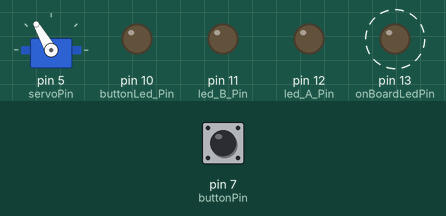
Bench run of a sketch on a simulated Arduino Uno, built with avr-gcc and run on an emulated ATmega328P. Parts: servo, output pins drawn as LEDs (lit = HIGH). Dashed ring = blinking. Inputs (shaded band) come from the test bench; at power-on: pin 7 (buttonPin) HIGH. What the sketch prints to the serial monitor is not drawn.

Above: at 1.25 s.
1.3 s: pin 7 (buttonPin) pulled LOW for 1 s
At 2.96 s:
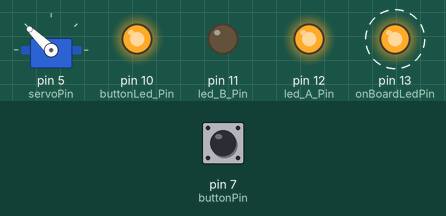
4.3 s: pin 7 (buttonPin) pulled LOW for 0.15 s
At 4.94 s:
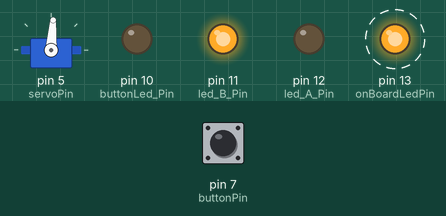
7.3 s: pin 7 (buttonPin) pulled LOW for 3.2 s
At 7.61 s:
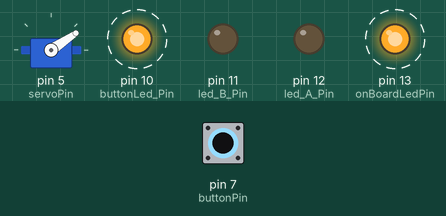
12.0 s: pin 7 (buttonPin) pulled LOW for 1 s
At 14.98 s:
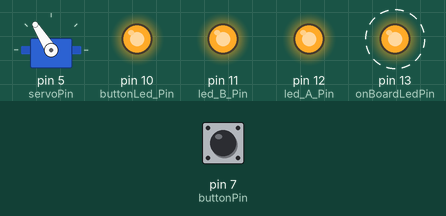
15.0 s: pin 7 (buttonPin) pulled LOW for 0.15 s
At 16.94 s:
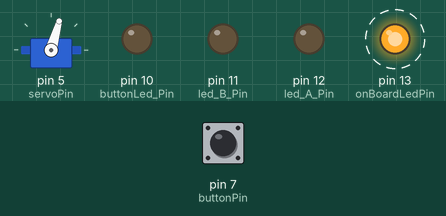
18.1 s: pin 7 (buttonPin) pulled LOW for 3.2 s
At 19.79 s:
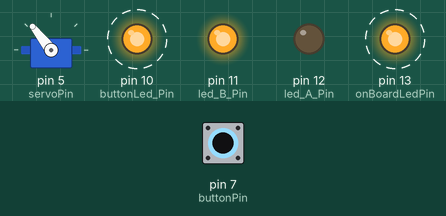
Timing chart, 0 to 26.0 s (numbered marks = the images above; inputs shaded):
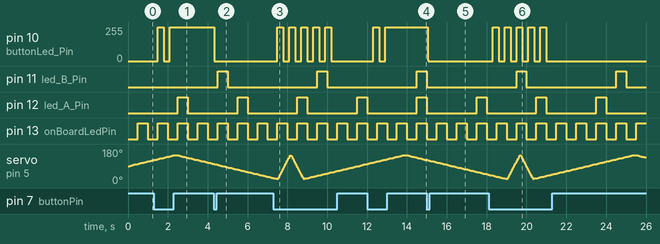

Measured:
- after the input at 1.3 s, pin 10 (buttonLed_Pin): 0/255 → 255/255 after 0.20 s, → 0/255 0.30 s later, → 255/255 0.30 s later
- after the input at 4.3 s, pin 10 (buttonLed_Pin): 255/255 → 0/255 at once
- after the input at 7.3 s, pin 10 (buttonLed_Pin): alternates 255/255 for 0.30 s and 0/255 for 0.30 s, 10 changes in all, then stays 0/255, starting after 0.20 s
- after the input at 12.0 s, pin 10 (buttonLed_Pin): 0/255 → 255/255 after 0.30 s, → 0/255 0.30 s later, → 255/255 0.30 s later
- after the input at 15.0 s, pin 10 (buttonLed_Pin): 255/255 → 0/255 at once
- after the input at 18.1 s, pin 10 (buttonLed_Pin): alternates 255/255 for 0.30 s and 0/255 for 0.30 s, 10 changes in all, then stays 0/255, starting after 0.20 s
- by itself, pin 11 (led_B_Pin): alternates HIGH for 0.50 s and LOW for 4.5 s
- by itself, pin 12 (led_A_Pin): alternates HIGH for 0.50 s and LOW for 2.5 s

The sketch:

SeveralThingsAtTheSameTimeRev1.ino
```cpp
// SeveralThingsAtTheSameTime.ino

// An expansion of the BlinkWithoutDelay concept to illustrate how a script
//  can appear to do several things at the same time

// this sketch does the following
//    it blinks the onboard LED (as in the blinkWithoutDelay sketch)
//    it blinks two external LEDs (LedA and LedB) that are connected to pins 12 and 11.
//    it turns another Led (buttonLed connected to pin 10) on or off whenever a button
//       connected to pin 7 is pressed
//    it sweeps a servo (connected to pin 5) back and forth at different speeds


//  One leg of each LED should be connected to the relevant pin and the other leg should be connected to a
//   resistor of 470 ohms or more and the other end of the resistor to the Arduino GND.
//   If the LED doesn't light its probably connected the wrong way round.

//  On my Uno and Mega the "button" is just a piece of wire inserted into pin 7.
//   Touching the end of the wire with a moist finger is sufficient to cause the switching action
//   Of course a proper press-on-release-off button switch could also be used!

//  The Arduino is not capable of supplying enough 5v power to operate a servo
//    The servo should have it's own power supply and the power supply Ground should
//      be connected to the Arduino Ground.

// The sketch is written to illustrate a few different programming features.
//    The use of many functions with short pieces of code.
//       Short pieces of code are much easier to follow and debug
//    The use of variables to record the state of something (e.g. onBoardLedState) as a means to
//       enable the different functions to determine what to do.
//    The use of millis() to manage the timing of activities
//    The definition of all numbers used by the program at the top of the sketch where
//       they can easily be found if they need to be changed


//========================================

// ----------LIBRARIES--------------

#include <Servo.h>

// --------CONSTANTS (won't change)---------------

const int onBoardLedPin =  13;      // the pin numbers for the LEDs
const int led_A_Pin = 12;
const int led_B_Pin = 11;
const int buttonLed_Pin = 10;

const int buttonPin = 7; // the pin number for the button

const int servoPin = 5; // the pin number for the servo signal

const int onBoardLedInterval = 500; // number of millisecs between blinks
const int led_A_Interval = 2500;
const int led_B_Interval = 4500;

const int blinkDuration = 500; // number of millisecs that Led's are on - all three leds use this

const int buttonInterval = 300; // number of millisecs between button readings

const int servoMinDegrees = 20; // the limits to servo movement
const int servoMaxDegrees = 150;


//------------ VARIABLES (will change)---------------------

byte onBoardLedState = LOW;             // used to record whether the LEDs are on or off
byte led_A_State = LOW;           //   LOW = off
byte led_B_State = LOW;
byte buttonLed_State = LOW;

Servo myservo;  // create servo object to control a servo

int servoPosition = 90;     // the current angle of the servo - starting at 90.
int servoSlowInterval = 80; // millisecs between servo moves
int servoFastInterval = 10;
int servoInterval = servoSlowInterval; // initial millisecs between servo moves
int servoDegrees = 2;       // amount servo moves at each step
                            //    will be changed to negative value for movement in the other direction

unsigned long currentMillis = 0;    // stores the value of millis() in each iteration of loop()
unsigned long previousOnBoardLedMillis = 0;   // will store last time the LED was updated
unsigned long previousLed_A_Millis = 0;
unsigned long previousLed_B_Millis = 0;

unsigned long previousButtonMillis = 0; // time when button press last checked

unsigned long previousServoMillis = 0; // the time when the servo was last moved


//========================================

void setup() {

  Serial.begin(9600);
  Serial.println("Starting SeveralThingsAtTheSameTimeRev1.ino");  // so we know what sketch is running

      // set the Led pins as output:
  pinMode(onBoardLedPin, OUTPUT);
  pinMode(led_A_Pin, OUTPUT);
  pinMode(led_B_Pin, OUTPUT);
  pinMode(buttonLed_Pin, OUTPUT);

      // set the button pin as input with a pullup resistor to ensure it defaults to HIGH
  pinMode(buttonPin, INPUT_PULLUP);

  myservo.write(servoPosition); // sets the initial position
  myservo.attach(servoPin);

}

//========================================

void loop() {

      // Notice that none of the action happens in loop() apart from reading millis()
      //   it just calls the functions that have the action code

  currentMillis = millis();   // capture the latest value of millis()
                              //   this is equivalent to noting the time from a clock
                              //   use the same time for all LED flashes to keep them synchronized

  readButton();               // call the functions that do the work
  updateOnBoardLedState();
  updateLed_A_State();
  updateLed_B_State();
  switchLeds();
  servoSweep();

}

//========================================

void updateOnBoardLedState() {

  if (onBoardLedState == LOW) {
          // if the Led is off, we must wait for the interval to expire before turning it on
    if (currentMillis - previousOnBoardLedMillis >= onBoardLedInterval) {
          // time is up, so change the state to HIGH
       onBoardLedState = HIGH;
          // and save the time when we made the change
       previousOnBoardLedMillis += onBoardLedInterval;
          // NOTE: The previous line could alternatively be
          //              previousOnBoardLedMillis = currentMillis
          //        which is the style used in the BlinkWithoutDelay example sketch
          //        Adding on the interval is a better way to ensure that succesive periods are identical

    }
  }
  else {  // i.e. if onBoardLedState is HIGH

          // if the Led is on, we must wait for the duration to expire before turning it off
    if (currentMillis - previousOnBoardLedMillis >= blinkDuration) {
          // time is up, so change the state to LOW
       onBoardLedState = LOW;
          // and save the time when we made the change
       previousOnBoardLedMillis += blinkDuration;
    }
  }
}

//========================================

void updateLed_A_State() {

  if (led_A_State == LOW) {
    if (currentMillis - previousLed_A_Millis >= led_A_Interval) {
       led_A_State = HIGH;
       previousLed_A_Millis += led_A_Interval;
    }
  }
  else {
    if (currentMillis - previousLed_A_Millis >= blinkDuration) {
       led_A_State = LOW;
       previousLed_A_Millis += blinkDuration;
    }
  }
}

//========================================

void updateLed_B_State() {

  if (led_B_State == LOW) {
    if (currentMillis - previousLed_B_Millis >= led_B_Interval) {
       led_B_State = HIGH;
       previousLed_B_Millis += led_B_Interval;
    }
  }
  else {
    if (currentMillis - previousLed_B_Millis >= blinkDuration) {
       led_B_State = LOW;
       previousLed_B_Millis += blinkDuration;
    }
  }
}

//========================================

void switchLeds() {
      // this is the code that actually switches the LEDs on and off

  digitalWrite(onBoardLedPin, onBoardLedState);
  digitalWrite(led_A_Pin, led_A_State);
  digitalWrite(led_B_Pin, led_B_State);
  digitalWrite(buttonLed_Pin, buttonLed_State);
}

//========================================

void readButton() {

      // this only reads the button state after the button interval has elapsed
      //  this avoids multiple flashes if the button bounces
      // every time the button is pressed it changes buttonLed_State causing the Led to go on or off
      // Notice that there is no need to synchronize this use of millis() with the flashing Leds

  if (millis() - previousButtonMillis >= buttonInterval) {

    if (digitalRead(buttonPin) == LOW) {
      buttonLed_State = ! buttonLed_State; // this changes it to LOW if it was HIGH
                                           //   and to HIGH if it was LOW
      previousButtonMillis += buttonInterval;
    }
  }

}

//======================================

void servoSweep() {

      // this is similar to the servo sweep example except that it uses millis() rather than delay()

      // nothing happens unless the interval has expired
      // the value of currentMillis was set in loop()

  if (currentMillis - previousServoMillis >= servoInterval) {
        // its time for another move
    previousServoMillis += servoInterval;

    servoPosition = servoPosition + servoDegrees; // servoDegrees might be negative

    if (servoPosition <= servoMinDegrees) {
          // when the servo gets to its minimum position change the interval to change the speed
       if (servoInterval == servoSlowInterval) {
         servoInterval = servoFastInterval;
       }
       else {
        servoInterval = servoSlowInterval;
       }
    }

    if ((servoPosition >= servoMaxDegrees) || (servoPosition <= servoMinDegrees))  {
          // if the servo is at either extreme change the sign of the degrees to make it move the other way
      servoDegrees = - servoDegrees; // reverse direction
          // and update the position to ensure it is within range
      servoPosition = servoPosition + servoDegrees;
    }

        // make the servo move to the next position
    myservo.write(servoPosition);
        // and record the time when the move happened

  }

}

//========================================END
```
